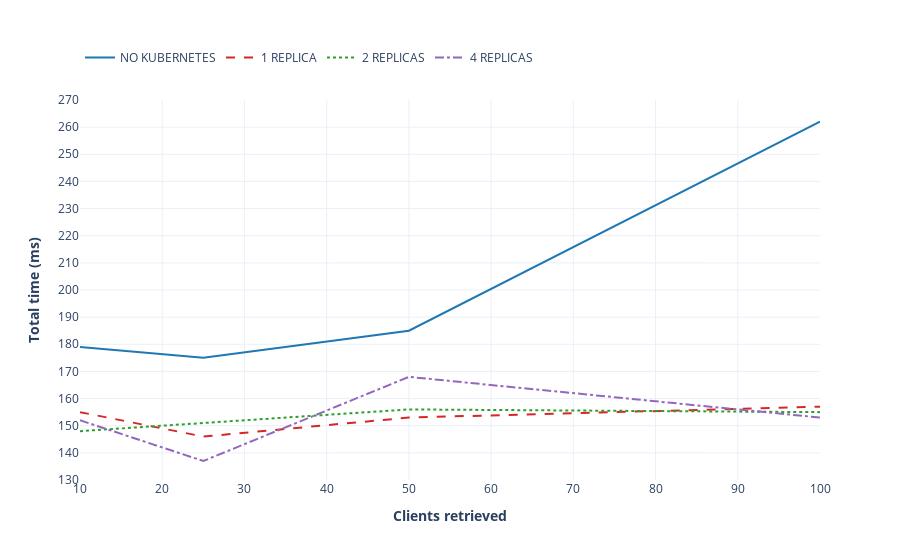

Notebook source saved alongside this figure:
### Markdown cell above
### Get all clients

### Code cell
no_kubernetes = [179, 175, 185, 262]
replica1 = [155, 146, 153, 157]
replica2 = [148, 151, 156, 155]
replica4 = [152, 137, 168, 153]

getAllClients(no_kubernetes, replica1, replica2, replica4)

### Figure 1 — Plotly figure (JSON) as saved in the notebook; plotly's stock layout.template omitted (floating-point values rounded to 4 significant figures)
{"data": [{"line": {"color": "#1f77b4"}, "mode": "lines", "name": "NO KUBERNETES", "type": "scatter", "x": [10, 25, 50, 100], "y": [179, 175, 185, 262]}, {"line": {"color": "#d62728", "dash": "dash"}, "mode": "lines", "name": "1 REPLICA", "type": "scatter", "x": [10, 25, 50, 100], "y": [155, 146, 153, 157]}, {"line": {"color": "#2ca02c", "dash": "dot"}, "mode": "lines", "name": "2 REPLICAS", "type": "scatter", "x": [10, 25, 50, 100], "y": [148, 151, 156, 155]}, {"line": {"color": "#9467bd", "dash": "dashdot"}, "mode": "lines", "name": "4 REPLICAS", "type": "scatter", "x": [10, 25, 50, 100], "y": [152, 137, 168, 153]}], "layout": {"legend": {"orientation": "h", "y": 1.15}, "xaxis": {"dtick": 10, "range": [10, 100], "tick0": 10, "title": {"text": "<b>Clients retrieved</b>"}}, "yaxis": {"dtick": 10, "range": [130, 270], "tick0": 0, "title": {"text": "<b>Total time (ms)</b>"}}}}
